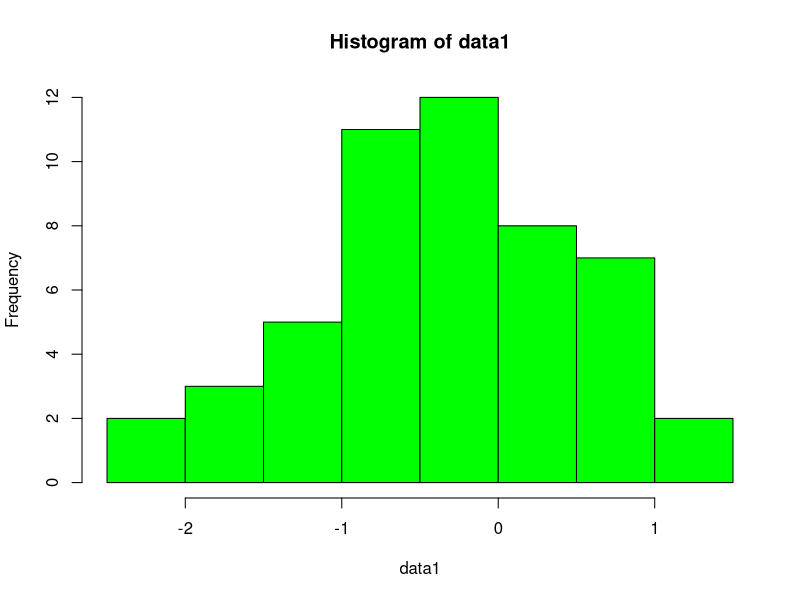
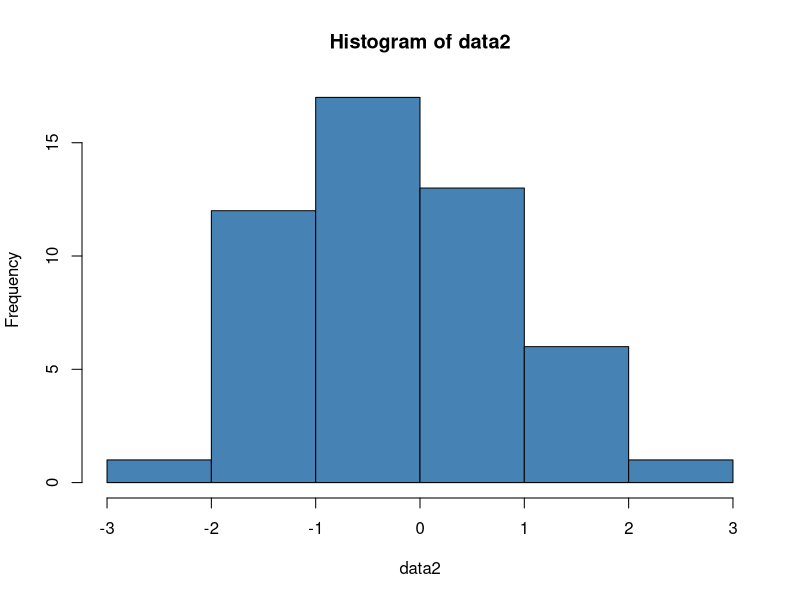
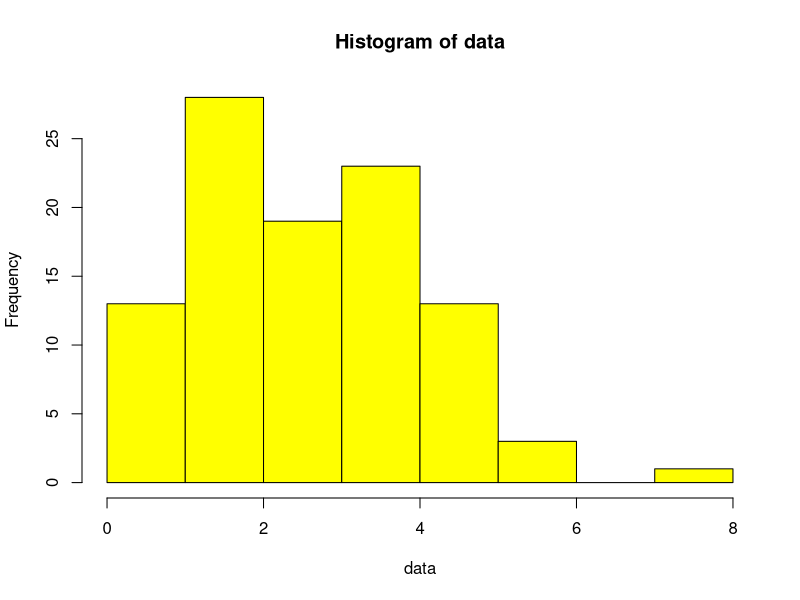

The R script that drew these images, in order:
# Normality Distribution Tests

help("rnorm")
set.seed(10)
data1 <- rnorm(50)
data1
set.seed(30)
data2 <- rnorm(50)

# Shapiro-Wilk Normality Test
shapiro.test(data1)
hist(data1, col = 'green')

shapiro.test(data2)
hist(data2, col = 'steelblue')

# Poisson Distribution
set.seed(0)
data <- rpois(n = 100, lambda = 3)
shapiro.test(data)
hist(data, col = 'yellow')


# Aderson-Darling test
library(nortest)
set.seed(1)
x <- rnorm(100, 0, 1)

ad.test(x)
